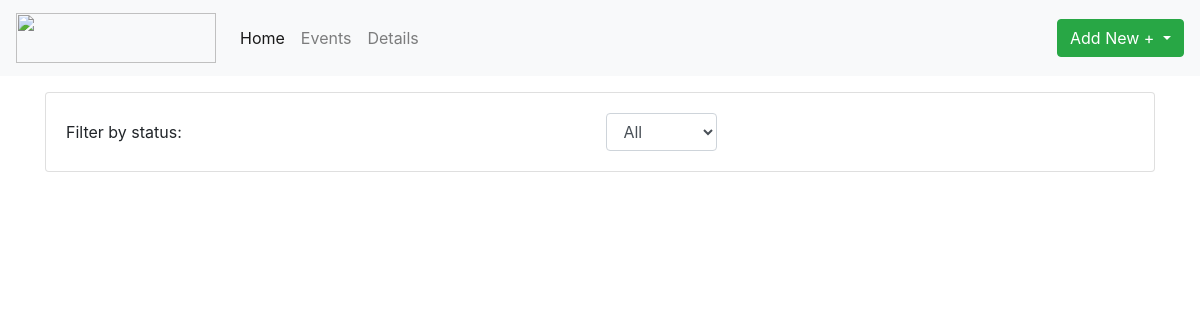
/show_events/, run on an earlier commit of the app's database.
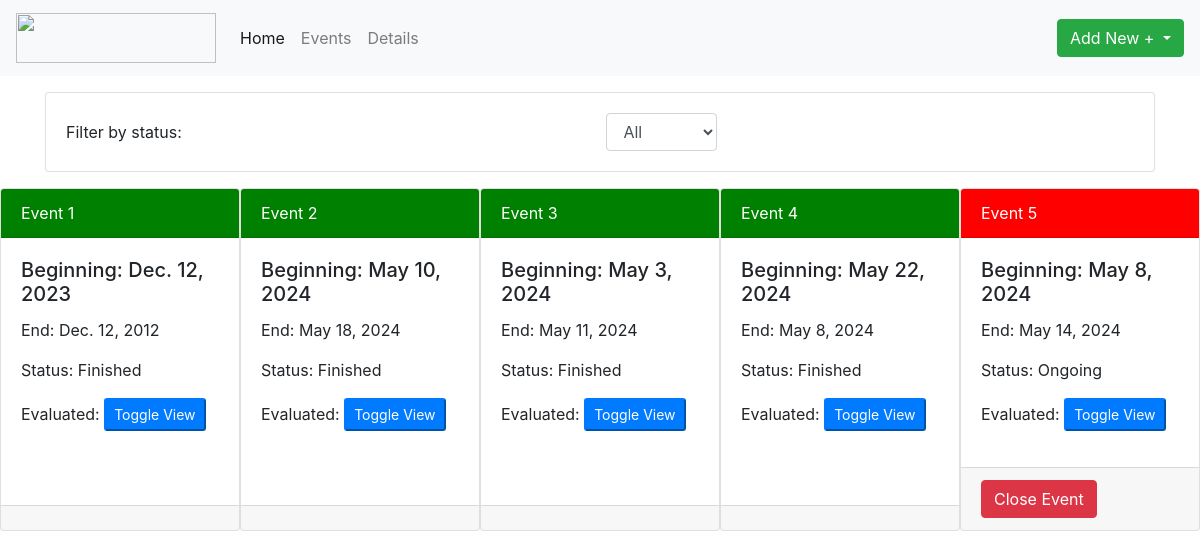
And on a later commit of the database.
### database/models.py (models this page shows, shortened)
class Event(models.Model):
    id_event = models.AutoField(primary_key=True)
    beginning = models.DateField()
    end = models.DateField()
    status = models.BooleanField(default=False)
    evaluated = models.ManyToManyField(Colaborator, related_name='evaluated_events')
    def status_as_string(self):
        return 'Finished' if self.status else 'Ongoing'

### database/views.py (the view)
# urls.py: path('show_events/', views.show_events, name='show_events'),
def show_events(request):
    status = request.GET.get('status', 'all')
    if status == 'all':
        events = Event.objects.all()
    elif status == 'true':
        events = Event.objects.filter(status=True)
    elif status == 'false':
        events = Event.objects.filter(status=False)
    else:
        events = Event.objects.all()  # Fallback to showing all events
    return render(request, 'show_events.html', {'events': events})

### database/models.py (called while the page is built)
    def	__str__(self):
        return self.fname + ' ' + self.lname

### database/templates/show_events.html (shortened to what this page needs)
{% load static %}
<!DOCTYPE html>
<html lang="en">
<head>
	<link rel="stylesheet" href="https://stackpath.bootstrapcdn.com/bootstrap/4.5.2/css/bootstrap.min.css">
	<link rel="stylesheet" href="{% static 'styles.css' %}">
</head>
<body>
	{% include 'navbar.html' %}
	{% load bootstrap4 %}
	{% bootstrap_css %}
	<div class="container my-3">
		<div class="card">
			<div class="card-body">
				<form method="get" class="form-inline">
					<label for="status" class="mr-2">Filter by status:</label>
					<select name="status" id="status" class="form-control" onchange="this.form.submit()">
						<option value="all">All</option>
					</select>
				</form>
			</div>
		</div>
	</div>
	<div class="d-flex flex-wrap justify-content-around">
		{% for event in events %}
		<div class="card mb-3" style="width: 15rem;">
			<div class="card-header text-white" style="background-color: {% if event.status %}green{% else %}red{% endif %};">
				Event {{ event.id_event }}
			</div>
			<div class="card-body">
				<h5 class="card-title">Beginning: {{ event.beginning }}</h5>
				<p class="card-text">End: {{ event.end }}</p>
				<p class="card-text">Status: {{ event.status_as_string }}</p>
				<p class="card-text">
					Evaluated:
					<button class="btn-sm btn-primary" onclick="document.getElementById('evaluated-{{ event.id_event }}').style.display = document.getElementById('evaluated-{{ event.id_event }}').style.display == 'none' ? 'block' : 'none'">Toggle View</button>
				</p>
			</div>
			<div class="card-footer">
				{% if not event.status %}
				<a href="{% url 'change_status' event.id_event %}" class="btn btn-danger">Close Event</a>
				{% endif %}
			</div>
		</div>
		{% endfor %}
	</div>
</body>
</html>

### database/templates/navbar.html (shortened to what this page needs)
{% load static %}
<nav class="navbar navbar-expand-lg navbar-light bg-light sticky-top">
	<a class="navbar-brand" href="{% url 'home' %}">
		<img src={% static '/images/vicaima.png' %} width="200" height="50" class="d-inline-block align-top" alt="">
	</a>
	<div class="collapse navbar-collapse" id="navbarSupportedContent">
		<ul class="navbar-nav mr-auto">
			<li class="nav-item active">
				<a class="nav-link"href="{% url 'home' %}">Home <span class="sr-only">(current)</span></a>
			</li>
			<li class="nav-item">
				<a class="nav-link" href="{% url 'show_events' %}">Events</a>
			</li>
			<li class="nav-item">
				<a class="nav-link" href="#">Details</a>
			</li>
		</ul>
		<div class="dropdown">
			<button class="btn btn-success dropdown-toggle" type="button" id="dropdownMenuButton" data-toggle="dropdown" aria-haspopup="true" aria-expanded="false">
			  Add New +
			</button>
		  </div>
	</div>
</nav>

### database/static/styles.css (style rules this page uses)
.form-control { max-width: 300px; margin: auto; }

What changed in the data, as far as the page shows it:
added Event: id_event "1", beginning "Dec. 12, 2023", end "Dec. 12, 2012", status_as_string "Finished"
added Event: id_event "2", beginning "May 10, 2024", end "May 18, 2024", status_as_string "Finished"
added Event: id_event "3", beginning "May 3, 2024", end "May 11, 2024", status_as_string "Finished"
added Event: id_event "4", beginning "May 22, 2024", end "May 8, 2024", status_as_string "Finished"
added Event: id_event "5", beginning "May 8, 2024", end "May 14, 2024", status_as_string "Ongoing", shows "Close Event"
